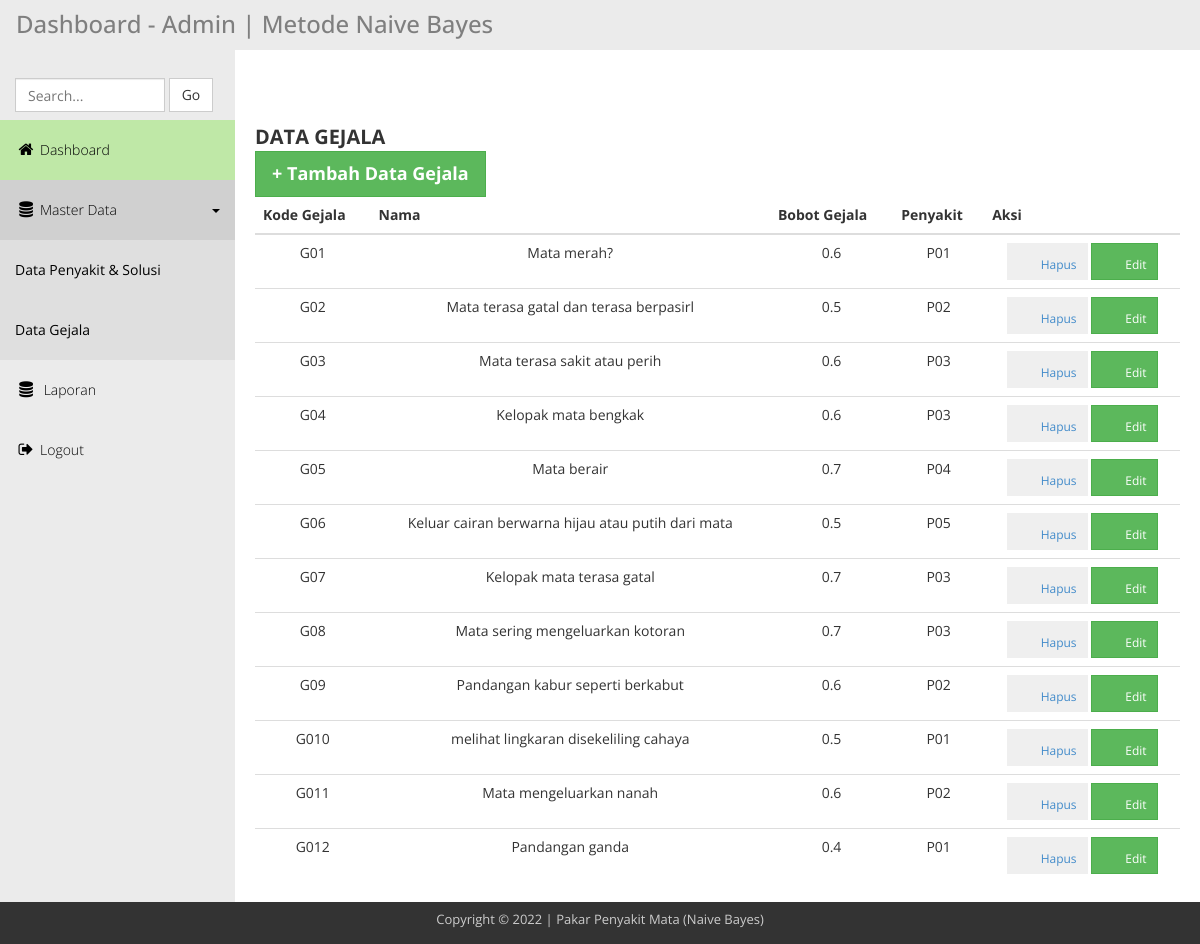
/admin-nv/data_gejala.php, run on the app's committed database.
### tables this page shows
CREATE TABLE `gejala` (
  `no` int(11) NOT NULL,
  `kodegejala` varchar(5) NOT NULL,
  `namagejala` varchar(50) NOT NULL,
  `nilai` float NOT NULL,
  `kodepenyakit` varchar(5) NOT NULL
);

### admin-nv/data_gejala.php (the view, shortened to what this page needs)
<?php include"header.php";?>
<div class="templatemo-content-wrapper">
    <div class="templatemo-content">
      <div class="d-flex justify-content-between p-1 ms-5 me-5">
        <div class="pe-2 mb-3 worksans f-text" style="font-size: 2rem;">
          <div class="d-flex flex-row">
            <div class="mb-1">
              <svg class="bi pe-none me-2" width="40" height="40" fill="currentColor">
                <use xlink:href="#icon-data" />
              </svg>
            </div>
            <div class="">
              <b>DATA GEJALA</b>
            </div>
          </div>
        </div>
        <div class="pe-2 mb-3 worksans f-text " style="font-size: 2rem;">
          <a href="form_gejala.php">
            <button class="btn btn-success rounded-pill btn-lg worksans gradient shadow-lg shadowtext w-text">
              <b>+ Tambah Data Gejala </b>
            </button>
          </a>
        </div>
      </div>
      <div class="d-flex justify-content-between p-1 ms-5 me-5">
        <table class="table table-hover text-center table-borderless">
          <thead class="s-color w-text">
            <tr>
              <th scope="col">Kode Gejala</th>
              <th scope="col">Nama</th>
              <th scope="col">Bobot Gejala</th>
              <th scope="col">Penyakit</th>
              <th scope="col">Aksi</th>
            </tr>
          </thead>
          <tbody>
            <?php
            $query = mysqli_query($link, "SELECT * FROM gejala");
            while ($datagejala = mysqli_fetch_array($query)) {
              echo "
<tr>
  <td>$datagejala[1]</td>
  <td>$datagejala[2]</td>
  <td>$datagejala[3]</td>
  <td>$datagejala[4]</td>
  <td>
      <a href='proses_delete.php?kodegejala=$datagejala[1]'>
          <button class='btn btn-outline-danger btn-sm worksans ' type='button'>
          <svg class='bi pe-none me-2' width='20' height='20' fill='currentColor'><use xlink:href='#delete'/></svg>
          Hapus</button>
      <a/>
      <a href='form_gejala_edit.php?kodegejala=$datagejala[1]'>
          <button class='btn btn-success btn-sm worksans gradient shadow-lg shadowtext w-text' type='button'>
          <svg class='bi pe-none me-2' width='20' height='20' fill='currentColor'><use xlink:href='#edit'/></svg>
          Edit</button>
      <a/>
  </td>
</tr>
";
            }
            ?>
          </tbody>
        </table>
      </div>
      </div>
</div>
<?php include"footer.php"; ?>

### admin-nv/css/templatemo_main.css (style rules this page uses)
* { font-family: 'Open Sans', sans-serif; }
body { background-color: rgb(235,235,235); }
.templatemo-content-wrapper { float: left; width: 100%; }
.templatemo-content { margin-left: 235px; margin-top: 0px; min-height: 600px; padding: 25px 20px 0 20px; background-color: white; overflow-x: hidden; }
.nav-pills>li>a, .nav-tabs>li>a, .alert, .progress, .panel, .btn, .panel-group .panel, .form-control, .modal-content, .breadcrumb { border-radius: 0; }

### data on the page
gejala: kodegejala "G01", namagejala "Mata merah?", nilai "0.6", kodepenyakit "P01"
gejala: kodegejala "G02", namagejala "Mata terasa gatal dan terasa berpasirl", nilai "0.5", kodepenyakit "P02"
gejala: kodegejala "G03", namagejala "Mata terasa sakit atau perih", nilai "0.6", kodepenyakit "P03"
gejala: kodegejala "G04", namagejala "Kelopak mata bengkak", nilai "0.6", kodepenyakit "P03"
gejala: kodegejala "G05", namagejala "Mata berair", nilai "0.7", kodepenyakit "P04"
gejala: kodegejala "G06", namagejala "Keluar cairan berwarna hijau atau putih dari mata", nilai "0.5", kodepenyakit "P05"
gejala: kodegejala "G07", namagejala "Kelopak mata terasa gatal", nilai "0.7", kodepenyakit "P03"
gejala: kodegejala "G08", namagejala "Mata sering mengeluarkan kotoran", nilai "0.7", kodepenyakit "P03"
gejala: kodegejala "G09", namagejala "Pandangan kabur seperti berkabut", nilai "0.6", kodepenyakit "P02"
gejala: kodegejala "G010", namagejala "melihat lingkaran disekeliling cahaya", nilai "0.5", kodepenyakit "P01"
gejala: kodegejala "G011", namagejala "Mata mengeluarkan nanah", nilai "0.6", kodepenyakit "P02"
gejala: kodegejala "G012", namagejala "Pandangan ganda", nilai "0.4", kodepenyakit "P01"
